Frame 1 (no input): blank canvas, image omitted
Frame 60 (the mouse pressed at the canvas centre just before this capture): blank canvas, image omitted
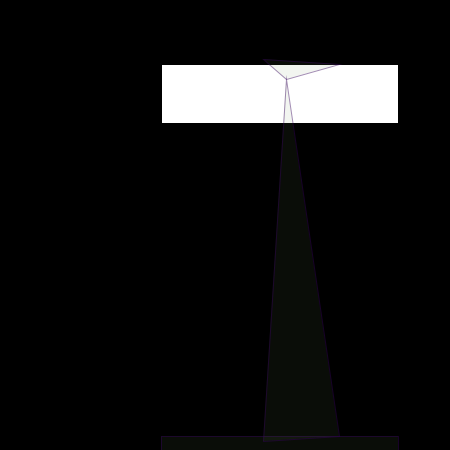
Frame 120 (the mouse held since frame 60 and released just before this capture)

The Processing sketch whose frames 1 and 60 were blank and that drew this single picture after the mouse press (run headless with seeded random() and noise(); from frame 60 on, the mouse is pressed at the canvas centre):

// Processing sketch: processing_9965
// ── processing_9965.pde

//Ray this is my re-do project, for project 2
int sizeX = 500;
int sizeDivided = sizeX/2;
int prevX = 0, prevY = 0;

void setup(){
   size(450, 450);
   background(0);
 }
 void draw(){
   
  int x = mouseX;
  int y = mouseY;
   
  //clear the screen if a button is pressed
  if (keyPressed == true)
  {
    
    background(random(255));

   
  }
   
  //if the mouse has moved...
  if (prevX != x && prevY != y)
  {
     smooth();
    int point1 = int( random(sizeDivided) );
    int point2 = int( random(sizeDivided) );
    int point3 = int( random(sizeDivided) );
    int point4 = int( random(sizeDivided) );
    int point5 = int( random(sizeDivided) );
    int point6 = int( random(sizeDivided) );
     
     tint(255,100);
    int fillValue1 = int (random(255));
    int fillValue2 = int (random(255));
    int fillValue3 = int (random(255));
    int fillValue4 = int (random(255));
     
    int strokeValue1 = int( random(255) );
    int strokeValue2 = int( random(255) );
    int strokeValue3 = int( random(255) );
    int strokeValue4 = int( random(255) );
     
    //NW quadrant
    rect(point1, point2, point3, point4);
    fill(fillValue1, fillValue2, fillValue3, fillValue4);
    stroke(strokeValue1, strokeValue2, strokeValue3, strokeValue4);
     
    //NE quadrant
    triangle(sizeX - point1, point2, sizeX - point3, point4,sizeX-point5, point6);
    fill(fillValue1, fillValue2, fillValue3, fillValue4);
    stroke(strokeValue1, strokeValue2, strokeValue3, strokeValue4);
     
    //SW quadrant
    rect(point1, sizeX - point2, point3, sizeX - point4);
    fill(fillValue1, fillValue2, fillValue3, fillValue4);
    stroke(strokeValue1, strokeValue2, strokeValue3, strokeValue4);
     
    //SE quadrant
    triangle (sizeX - point1, sizeX - point2, sizeX - point3, sizeX - point4,sizeX-point5, point6);
    fill(fillValue1, fillValue2, fillValue3, fillValue4);
    stroke(strokeValue1, strokeValue2, strokeValue3, strokeValue4);
     
  }
   
  prevX = x;
  prevY = y;
   
}
